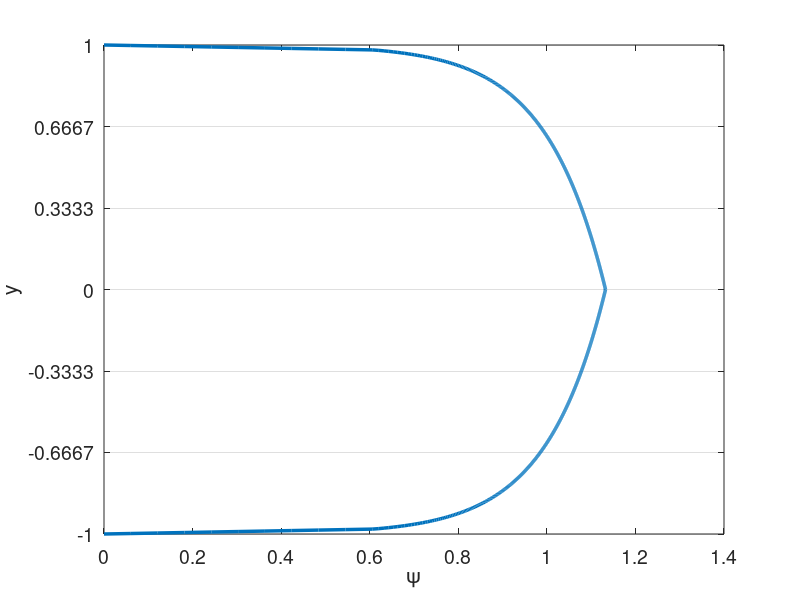

Here is the MATLAB script that generated this plot: (Note: this script raises an error after producing the figure.)
% clc
clear all
close all


set(0,'DefaultAxesFontSize',14)
set(0,'defaultLineLineWidth',2.5)
% set(0,'DefaultFigureWindowStyle','docked')


linestyles = {'k-','b-','r-','g-','c-','m-','k--','b--','r--','g--','c--','m--','k-.','b-.','r-.','g-.','c-.','m-.','k:','b:','r:','g:','c:','m:'};
pointstyles = {'ko','bo','ro','go','co','mo','k^','b^','r^','g^','c^','m^','ks','bs','rs','gs','cs','ms','k*','b*','r*','g*','c*','m*','k+','b+','r+','g+','c+','m+'};
%%

%%%%%%%%%%%%%%%%%%%%%%%%%%%%%%%%%%%%%%%%%%%%%%%%%%%%%%%%%%%%%%%%%%
% Navier-Stokes Solver Demo (2D Channel)
%%%%%%%%%%%%%%%%%%%%%%%%%%%%%%%%%%%%%%%%%%%%%%%%%%%%%%%%%%%%%%%%%%
% pgrads = 3.25e-3 for N=4, E=8, exp mesh
% pgrads = 9.25e-3 for N=4, E=6, uniform
% pgrads = 1.8e-4 for N=4, E=8, uniform, enrich

format compact;
format short;
format long;
mu = 1/10000; %1/395; 1/6874;
rho = 1;
Re = rho/mu; 
pgrad = 7e-5; %3.25e-3; 9.25e-3; %2.5e-4; % 9.25e-3;
force_pgrad = 1;

N=4; % polynomial order  
Ex=1; % Number of elements in x
Ey=6; % Number of elements in y
Tfinal=1000; 
CFL=0.05;
en_on = 0;
N_en_y = 1; 
N_over = N;
delay_en = 0;
en_start_time = 100;
head = 'debug';

rans_on = 1;
exp_mesh = 0;

dir_name = [head,'re',num2str(ceil(Re)),'_p',num2str(N),'_e',num2str(Ey),'_exp',num2str(exp_mesh),'_en',num2str(en_on)];
soln_dir = dir_name;
plot_soln = 1;
save_soln = 0;
plot_int = 1000;
save_soln_int = 5000;
restart = 0;
rst_step = 300000;

if ~en_on
    N_over = N;
end

%% Enrichment information
en_mag = 3;
psi = {@(x,y) en_mag*(0.5*(1 - y.^2) + 0.*x), @(x,y) 0.*y + 0.*x};
gpsi = {@(x,y) 0.*y + 0.*x, @(x,y) en_mag*(-1.*y + 0.*x), ...
        @(x,y) 0.*y + 0.*x, @(x,y) 0.*y + 0.*x};
hpsi = {@(x,y) 0.*y + 0.*x, @(x,y) en_mag*(-1 - 0.*y + 0.*x), ...
        @(x,y) 0.*y + 0.*x, @(x,y) 0.*y + 0.*x};
    
% psi = {@(x,y) (0.5*(1 - y.^4) + 0.*x), @(x,y) 0.*y + 0.*x};
% gpsi = {@(x,y) 0.*y + 0.*x, @(x,y) (-2.*y.^3 + 0.*x), ...
%         @(x,y) 0.*y + 0.*x, @(x,y) 0.*y + 0.*x};
% hpsi = {@(x,y) 0.*y + 0.*x, @(x,y) (-6.*y.^2 + 0.*x), ...
%         @(x,y) 0.*y + 0.*x, @(x,y) 0.*y + 0.*x};
%    

    
% Law of the wall
u_tau = sqrt(0.316./(Re.^0.25)/8);
Re_tau = u_tau/mu; %Re;
Re_tau = 550;
% u_tau = 1;
nu = 1/Re_tau;
kap = 0.41;
beta = 5.2;
dypdy = u_tau/nu;
ypb = 11.062299784340414;
yp = @(y) (1-abs(y))*Re_tau;
u_tau = Re_tau*mu;
lotw = @(yp) ((yp <= ypb).*yp + (yp > ypb).*(1./kap.*log(yp+eps)+beta));
psi = {@(x,y) u_tau*((yp(y) <= ypb).*yp(y) + (yp(y) > ypb).*(1./kap.*log(yp(y)+eps)+beta) + 0.*x), @(x,y) 0.*y + 0.*x};
gpsi = {@(x,y) 0.*y + 0.*x,  @(x,y) -1*sign(y).*u_tau.*(((yp(y) <= ypb).*1 + (yp(y) > ypb).*1./(kap*(yp(y)+eps)))*dypdy + 0.*x),...
        @(x,y) 0.*y + 0.*x, @(x,y) 0.*y + 0.*x};
hpsi = {@(x,y) 0.*y + 0.*x,  @(x,y) u_tau*(((yp(y) <= ypb).*0 + (yp(y) > ypb).*-1./(kap*(yp(y)+eps).^2))*dypdy*dypdy + 0.*x),...
        @(x,y) 0.*y + 0.*x, @(x,y) 0.*y + 0.*x};
    

% 1/7th
% mag = 1;
% yd = @(y) 1-abs(y)+eps;
% psi = {@(x,y) mag*((yd(y)).^(1/7).*(yd(y)>eps*10)+ 0.*x), @(x,y) 0.*y + 0.*x};
% gpsi = {@(x,y) 0.*y + 0.*x,  @(x,y) mag*(-1*sign(y).*1./7.*(yd(y)).^(-6/7).*(yd(y)>eps*10) + 0.*x),...
%         @(x,y) 0.*y + 0.*x, @(x,y) 0.*y + 0.*x};
% hpsi = {@(x,y) 0.*y + 0.*x,  @(x,y) mag*(-6/49*(yd(y)).^(-13/7).*(yd(y)>eps*10) + 0.*x),...
%         @(x,y) 0.*y + 0.*x, @(x,y) 0.*y + 0.*x};

% Reicher Law of the Wall
% Re_tau = 550;
% u_tau = Re_tau*mu/rho;
% Yp = @(Y) max((1-abs(Y))*Re_tau,1e-3)+eps;
% C=5.17;
% kap=0.41;
% dypdy = Re_tau;
% yp = @(y) max((1-abs(y))*Re_tau,1e-3);
% u_tau = Re_tau*mu;
% psi = {@(x,y) mu*Re_tau*(1/kap.*log(1+kap.*yp(y))+(C-1./kap.*log(kap)).*(1-exp(-yp(y)/11)-yp(y)/11.*exp(-yp(y)/3))) + 0.*x,...
%     @(x,y) 0.*y + 0.*x};
% gpsi = {@(x,y) 0.*y + 0.*x, @(x,y) -1*sign(y).*dypdy*mu*Re_tau.*(1./(1+kap.*yp(y))+(C-1./kap.*log(kap)).*(-1/11*exp(-yp(y)/11)-(yp(y)+3)/33.*exp(-yp(y)/3))) + 0.*x,...
%         @(x,y) 0.*y + 0.*x, @(x,y) 0.*y + 0.*x};
% hpsi = {@(x,y) 0.*y + 0.*x,  @(x,y) dypdy*dypdy*mu*Re_tau*(-kap./((1+kap.*yp(y)).^2)+(C-1./kap.*log(kap)).*(-1/121*exp(-yp(y)/11)-(yp(y)+6)/99.*exp(-yp(y)/3))) + 0.*x,...
%         @(x,y) 0.*y + 0.*x, @(x,y) 0.*y + 0.*x};


%% Initial Conditions
% Turbulent pipe
u_cfl = 3/2;
pert = 0.0;
u_ic = @(x,y) 3/2*(1-y.^2);
v_ic = @(x,y) 0.0*y;

darcy = 0.316./(Re.^0.25);
u_tau = sqrt(darcy/8);
Yp = @(Y) max((1-abs(Y))*u_tau*Re,1e-3)+eps;
sigma = 0.6;
fact = @(Yp) exp((-(log10(Yp)-1).^2)./(2*sigma.^2));
k_ic = @(x,y) 0.0*x + 4.5*u_tau*u_tau*fact(Yp(y));

eps_s = 3;
omg_ic = @(x,y) 0.0*x + 0.5*Re*u_tau*u_tau*fact(Yp(y));


% Turbulent channel
Re_tau = 550;
u_tau = Re_tau*mu/rho;
Yp = @(Y) max((1-abs(Y))*Re_tau,1e-3)+eps;
C=5.17;
kap=0.41;
eps_ic = 0; %1e-2;
kx = 23;
kz=13;
alpha_ic = kx*2*pi/(0.375);
beta_ic = kz*2*pi/1;
riech = @(Yp) mu*Re_tau*(1/kap.*log(1+kap.*Yp)+(C-1./kap.*log(kap)).*(1-exp(-Yp/11)-Yp/11.*exp(-Yp/3)));
u_ic = @(x,y) riech(Yp(y)) + eps_ic*sin(alpha_ic*x);
v_ic = @(x,y) 0*y + eps_ic*sin(alpha_ic*x);

% u_ic = @(x,y) psi{1}(x,y);

sigma = 0.6;
fact = @(Yp) exp((-(log10(Yp)-1).^2)./(2*sigma.^2));
k_ic = @(x,y) 0.0*x + 4.5*u_tau*u_tau*fact(Yp(y));

eps_s = 3;
omg_ic = @(x,y) 0.0*x + 0.5*Re*u_tau*u_tau*fact(Yp(y));

%%
%%
%%
%% Plot psi
figure(5)
ys_plot = linspace(-1,1,1000);
plot(psi{1}(0,ys_plot),ys_plot)
xlabel('\psi')
ylabel('y')
set(gca, 'YGrid', 'on', 'XGrid', 'off')
yticks(linspace(-1,1,Ey+1));

%% Begin Solve
E=Ex*Ey; % Total number of elements
N1=N+1;
disp("Generating Matrices")
Q=makeq(Ex,Ey,N); % Global continuity
R=maker(Q,Ex,N); % Restriction matrix, applies Dirichlet conditions
[X,Y]=make_geom_channel(Ex,Ey,N);      % Geometry in local form
if exp_mesh
    [X,Y]=make_geom_channel_exp(Ex,Ey,N);      % Geometry in local form
end
en_b_nodes = get_en_bound_nodes(Ex,Ey,N,N_en_y);
dom_vol = (max(max(max(X)))-min(min(min(X))))*(max(max(max(Y)))-min(min(min(Y))));

Ys = zeros(Ey*length(Y(1,:,1)),1);
for i = 1:Ey
    Ys((i-1)*(N+1)+1:(i)*(N+1)) = Y(1,:,(i-1)*Ex+1);
end

psi_p = psi{1}(0,Ys(N_en_y*(N+1)));
dypsi_p1 = gpsi{2}(0,Ys(N_en_y*(N+1)));
dypsi_p2 = gpsi{2}(0,Ys(end-N_en_y*(N+1)));
        
[G,J,ML,RX]=make_coef(X,Y);
[Ah,Bh,Ch,Dh,z,w]=semhat(N);
[Gs, Gs_x, Gs_y] =  face_mats(X,Y,E,N);
Gs_c = R*Q'*apply_en_cont(Gs,en_b_nodes,psi_p);
Gsb = R*Q'*Gs*Q*R';


[n,nb]=size(R); 
nL=N1*N1*E;

Ab=spalloc(nL,nL,nL*N);    %  Generate Abar
for j=1:nL
    x=zeros(nL,1); 
    x(j)=1; 
    Ab(:,j)=abar_c(x,Dh,G,Q);  % assembled Neumann Operator
end
Ab_save = Ab;
A_c=R*Q'*apply_en_cont(Ab,en_b_nodes,psi_p);
S_check=full(Ab);
Ab = Q'*Ab*Q;
A=R*Ab*R'; % Full stiffness matrix
Bb=reshape(ML,nL,1); % Form Mass matrix
Bb=diag(Bb); 
Bb=sparse(Bb); 
Ma=R*Q'*Bb*Q*R'; % Assembling mass matrix  % Full mass matrix
M_c = R*Q'*apply_en_cont(Bb,en_b_nodes,psi_p);


%% Form matrices for rans

[L_x,L_y,J_x,J_y] = dir_jac(E,X,Y);
w2d = w*w';
w1d = reshape(w2d,[N1*N1,1])';
[dphi_dxi, dphi_deta, dphi_dx, dphi_dy, dpdx_dpdx, dpdy_dpdy, dpdx_dpdy, ...
        dpdx_dpdx_flat, dpdy_dpdy_flat, dpdx_dpdy_flat] ...
    = get_phi_grads(N1,Dh,E,J_x,J_y);
dphi_dx_flat = reshape(dphi_dx,N1*N1,N1*N1,E);
dphi_dy_flat = reshape(dphi_dy,N1*N1,N1*N1,E);

w2d_e = zeros(N+1,N+1,E);
for ie = 1:E
    w2d_e(:,:,ie) = w2d*L_x(ie)/2*L_y(ie)/2;
end

A_x = form_Ax(N1,E,w2d,J_x,J,dpdx_dpdx,ones(size(J)));
A_y = form_Ay(N1,E,w2d,J_y,J,dpdy_dpdy,ones(size(J)));
A_xy = form_Axy(N1,E,w2d,J_x,J_y,J,dpdx_dpdy,ones(size(J)));


SS = zeros(N1,N1,E,2,2);
OS = zeros(N1,N1,E,2,2);
dudx = zeros(N1,N1,E);
dudy = zeros(N1,N1,E);
dvdx = zeros(N1,N1,E);
dvdy = zeros(N1,N1,E);
dkdx = zeros(N1,N1,E);
dkdy = zeros(N1,N1,E);
domgdx = zeros(N1,N1,E);
domgdy = zeros(N1,N1,E);

%%
M_check=full(Bb);

Ma_uv_check = zeros(2*nL);
Ma_uv_check(1:nL,1:nL) = M_check;
Ma_uv_check(nL+1:2*nL,nL+1:2*nL) = M_check;
A_uv_check = zeros(2*nL);
A_uv_check(1:nL,1:nL) = S_check;
A_uv_check(nL+1:2*nL,nL+1:2*nL) = S_check;

M_q = full(Ma);
S_q = full(A);


%%
% Assemble overall system matrices
nn = length(Ma); % number of nodes in the domain
Ma_uv = zeros(2*nn);
Ma_uv(1:nn,1:nn) = Ma;
Ma_uv(nn+1:2*nn,nn+1:2*nn) = Ma;
Ma_uv = sparse(Ma_uv);
A_uv = zeros(2*nn);
A_uv(1:nn,1:nn) = A;
A_uv(nn+1:2*nn,nn+1:2*nn) = A;
A_uv = sparse(A_uv);
ML_uv = zeros(2*(N+1),2*(N+1),E);
ML_uv(1:N+1,1:N+1,1:E) = ML;
ML_uv(N+2:2*(N+1),N+2:2*(N+1),1:E) = ML;
G_uv = zeros(2*nn);
G_uv(1:nn,1:nn) = Gsb;
G_uv(nn+1:2*nn,nn+1:2*nn) = Gsb;
G_uv = sparse(G_uv);



%% Assemble enrichment matrices
psi_xy = zeros(N+1,N+1,E);
N1_over = N_over + 1;
[z_over,w_over] = zwgll(N_over);
w2d_over = w_over*w_over';
w1d_over = reshape(w2d_over,[N1_over*N1_over,1])';
[dphi_dxi_over, dphi_deta_over, dphi_dx_over, dphi_dy_over, dpdx_dpdx_over, dpdy_dpdy_over, dpdx_dpdy_over, ...
        dpdx_dpdx_flat_over, dpdy_dpdy_flat_over, dpdx_dpdy_flat_over,phi_2d_flat] ...
    = get_phi_grads2(N1,E,J_x,J_y,N_over);
dphi_dx_flat_over = reshape(dphi_dx_over,N1_over*N1_over,N1*N1,E);
dphi_dy_flat_over = reshape(dphi_dy_over,N1_over*N1_over,N1*N1,E);
if en_on
    [psi_xy,psi_xy_act,gpsi_xy_act,Sp_all,Sp_all_Q,Jac_e_flat,gpsi_e_flat,Mp_uv,Sp_uv,Mp_all_c,Sp_all_c,Mp_full,Sp_full] = ...
        assemble_enrichment(X,Y,Ex,Ey,E,N,N1,nn,nL,J,Q,R,N_en_y,psi,gpsi,hpsi,en_b_nodes,psi_p,N_over);
end

%%

dxmin=pi*(z(N1)-z(N))/(2*Ex); % Get min dx for CFL constraint
dt=CFL*dxmin/u_cfl; 

% dt = 1e-3;
nstep=ceil(Tfinal/dt); 
dt=Tfinal/nstep; 
% Print information
nstep
dt
yp1 = (1+Y(1,2))*Re

disp("Computing inverse")
Ai=pinv(full(Ab)); 

disp("Setting Initial Conditions")
% Initial conditions
for e = 1:E
    for i = 1:N+1
        for j = 1:N+1
%             u(i,j,e) = f_ic(X(i,j,e),Y(i,j,e))+pert*rand()*u_ic;
%             v(i,j,e) = v(i,j,e)+pert*rand()*u_ic;
            u(i,j,e) = u_ic(X(i,j,e),Y(i,j,e));
            v(i,j,e) = v_ic(X(i,j,e),Y(i,j,e));
            k(i,j,e) = k_ic(X(i,j,e),Y(i,j,e));
            omg(i,j,e) = omg_ic(X(i,j,e),Y(i,j,e));
        end
    end
end
if en_on
    [u, v] = project_to_enrich(X,Y,E,Ex,Ey,N,N_en_y,u,v,psi);
end

% u = apply_en_cont_soln(u,en_b_nodes,psi_p);
u1_0=u; u2_0=u; u3_0=u; fx3_0=u; fx2_0=u; fx1_0=u; u_0 = u;
v1_0=v; v2_0=v; v3_0=v; fy3_0=v; fy2_0=v; fy1_0=v; v_0 = v;
u1=u; u2=u; u3=u; fx3=u; fx2=u; fx1=u;
v1=v; v2=v; v3=v; fy3=v; fy2=v; fy1=v;
k1=k; k2=k; k3=k; fk3=k; fk2=k; fk1=k;
omg1=omg; omg2=omg; omg3=omg; fomg3=omg; fomg2=omg; fomg1=omg;

F_pgrad = pgrad*ones(size(ML));
F_1 = ones(size(ML));
% Fb=reshape(ML.*F,nL,1); %% Output
% 
% Fb=Bb\(Q'*Fb);  

uv = [u;v];

%%
uv_ic_check = uv;

%% Setup BC if nonzero
% u_bc = ones(size(u)).*((Y==1)+(Y==-1));
% u_bc = reshape(ML.*u_bc,nL,1);
% u_bc = Bb\(Q'*u_bc);

% k_bc = k_bc_val.*ones(size(k));
% k_bc = reshape(ML.*k_bc,nL,1);
% k_bc = (Q'*Bb*Q)\(Q'*k_bc);
% 
% omg_bc = omg_bc_val.*ones(size(omg));
% omg_bc = reshape(ML.*omg_bc,nL,1);
% omg_bc = (Q'*Bb*Q)\(Q'*omg_bc);

%%
disp("Timestepping")
step = 1;
if (restart == 1)
   fname = strcat(soln_dir,"/soln_Re_",num2str(Re),"_P_",num2str(N),"_",num2str(Ex),"x",num2str(Ey),"_step_",num2str(rst_step),".mat");
   load(fname);
   step = rst_step;
end

plot1 = 1;
time = 0;
[plot1,u_mean] = post_channel(N,Ex,Ey,w,X,Y,Ys,en_on,step,time,u,psi_xy,N_en_y,plot1);
if save_soln
    mkdir(soln_dir);
end

%%
while step <= nstep
    time=step*dt;
    
    if (time > en_start_time) && (~en_on) && (delay_en)
        en_on = 1;
        [psi_xy,psi_xy_act,gpsi_xy_act,Sp_all,Sp_all_Q,Jac_e_flat,gpsi_e_flat,Mp_uv,Sp_uv,Mp_all_c,Sp_all_c,Mp_full,Sp_full] = ...
            assemble_enrichment(X,Y,Ex,Ey,E,N,N1,nn,nL,J,Q,R,N_en_y,psi,gpsi,hpsi,en_b_nodes,psi_p,N_over);
        [u, v] = project_to_enrich(X,Y,E,Ex,Ey,N,N_en_y,u,v,psi);
    end
    
    % Form combined u for RANS terms
    u_comb = u;
    if en_on
        u_comb = u+psi_xy_act{1};
    end
    
    %% Form S
    u_flat = reshape(u,N1*N1,E);
    v_flat = reshape(v,N1*N1,E);
    k_flat = reshape(k,N1*N1,E);
    omg_flat = reshape(omg,N1*N1,E);

    
    for ie = 1:E
        dudx(:,:,ie) = reshape(dphi_dx_flat(:,:,ie)*u_flat(:,ie),N1,N1);
        dvdx(:,:,ie) = reshape(dphi_dx_flat(:,:,ie)*v_flat(:,ie),N1,N1);
        dudy(:,:,ie) = reshape(dphi_dy_flat(:,:,ie)*u_flat(:,ie),N1,N1);
        dvdy(:,:,ie) = reshape(dphi_dy_flat(:,:,ie)*v_flat(:,ie),N1,N1);
        dkdx(:,:,ie) = reshape(dphi_dx_flat(:,:,ie)*k_flat(:,ie),N1,N1);
        dkdy(:,:,ie) = reshape(dphi_dy_flat(:,:,ie)*k_flat(:,ie),N1,N1);
        domgdx(:,:,ie) = reshape(dphi_dx_flat(:,:,ie)*omg_flat(:,ie),N1,N1);
        domgdy(:,:,ie) = reshape(dphi_dy_flat(:,:,ie)*omg_flat(:,ie),N1,N1);
    end
    
    if en_on
        dudx = dudx + gpsi_xy_act{1};
        dudy = dudy + gpsi_xy_act{2};
        dvdx = dvdx + gpsi_xy_act{3}; % Doesn't matter given assumptions
        dvdy = dvdy + gpsi_xy_act{4}; % Doesn't matter given assumptions
    end
    
    % Modify enrichment
%     if (mod(step,2000)==0) && (time > 50)
%         u_tau_calc = sqrt(mu*dudy(:,1,1)/rho);
%         u_tau = u_tau_calc(1);
%         psi = {@(x,y) u_tau*((yp(y) <= ypb).*yp(y) + (yp(y) > ypb).*(1./kap.*log(yp(y)+eps)+beta) + 0.*x), @(x,y) 0.*y + 0.*x};
%         gpsi = {@(x,y) 0.*y + 0.*x,  @(x,y) -1*sign(y).*u_tau.*(((yp(y) <= ypb).*1 + (yp(y) > ypb).*1./(kap*(yp(y)+eps)))*dypdy + 0.*x),...
%             @(x,y) 0.*y + 0.*x, @(x,y) 0.*y + 0.*x};
%         hpsi = {@(x,y) 0.*y + 0.*x,  @(x,y) u_tau*(((yp(y) <= ypb).*0 + (yp(y) > ypb).*-1./(kap*(yp(y)+eps).^2))*dypdy*dypdy + 0.*x),...
%             @(x,y) 0.*y + 0.*x, @(x,y) 0.*y + 0.*x};
%         
%         psi_p = psi{1}(0,Ys(N_en_y*(N+1)));
%         dypsi_p1 = gpsi{2}(0,Ys(N_en_y*(N+1)));
%         dypsi_p2 = gpsi{2}(0,Ys(end-N_en_y*(N+1)));
%         
%         A_c=R*Q'*apply_en_cont(Ab_save,en_b_nodes,psi_p);
%         M_c = R*Q'*apply_en_cont(Bb,en_b_nodes,psi_p);
%         
%         [psi_xy,psi_xy_act,gpsi_xy_act,Sp_all,Sp_all_Q,Jac_e_flat,gpsi_e_flat,Mp_uv,Sp_uv,Mp_all_c,Sp_all_c,Mp_full,Sp_full] = ...
%             assemble_enrichment(X,Y,Ex,Ey,E,N,N1,nn,nL,J,Q,R,N_en_y,psi,gpsi,hpsi,en_b_nodes,psi_p,N_over);
%         [u, v] = project_to_enrich(X,Y,E,Ex,Ey,N,N_en_y,u_comb,v,psi);
%         
%         en_on = 2;
%         
%         for ie = 1:E
%             dudx(:,:,ie) = reshape(dphi_dx_flat(:,:,ie)*u_flat(:,ie),N1,N1);
%             dvdx(:,:,ie) = reshape(dphi_dx_flat(:,:,ie)*v_flat(:,ie),N1,N1);
%             dudy(:,:,ie) = reshape(dphi_dy_flat(:,:,ie)*u_flat(:,ie),N1,N1);
%             dvdy(:,:,ie) = reshape(dphi_dy_flat(:,:,ie)*v_flat(:,ie),N1,N1);
%             dkdx(:,:,ie) = reshape(dphi_dx_flat(:,:,ie)*k_flat(:,ie),N1,N1);
%             dkdy(:,:,ie) = reshape(dphi_dy_flat(:,:,ie)*k_flat(:,ie),N1,N1);
%             domgdx(:,:,ie) = reshape(dphi_dx_flat(:,:,ie)*omg_flat(:,ie),N1,N1);
%             domgdy(:,:,ie) = reshape(dphi_dy_flat(:,:,ie)*omg_flat(:,ie),N1,N1);
%         end
%         
%         if en_on
%             dudx = dudx + gpsi_xy_act{1};
%             dudy = dudy + gpsi_xy_act{2};
%             dvdx = dvdx + gpsi_xy_act{3}; % Doesn't matter given assumptions
%             dvdy = dvdy + gpsi_xy_act{4}; % Doesn't matter given assumptions
%         end
%     end
    
    
    SS(:,:,:,1,1) = 1/2*(dudx+dudx);
    SS(:,:,:,1,2) = 1/2*(dudy+dvdx);
    SS(:,:,:,2,1) = 1/2*(dvdx+dudy);
    SS(:,:,:,2,2) = 1/2*(dvdy+dvdy);
    OS(:,:,:,1,1) = 1/2*(dudx-dudx);
    OS(:,:,:,1,2) = 1/2*(dudy-dvdx);
    OS(:,:,:,2,1) = 1/2*(dvdx-dudy);
    OS(:,:,:,2,2) = 1/2*(dvdy-dvdy);
    

    %% Get rans values
    [mu_t,gam_k,gam_omg,G_k,G_omg,Y_k,Y_omg,S_k,S_omg,R1,R2,R3,R4,omg_w] ...
        = get_rans_coeffs(rho,mu,k,omg,SS,OS,dkdx,dkdy,domgdx,domgdy,Y,u_comb,v);
    if ~rans_on
        mu_t = zeros(size(mu_t));
    end
    Re_t = rho./(mu_t+eps);
    Re_comb = rho./(mu*ones(size(mu_t))+mu_t);
    Re_k = rho./gam_k;
    Re_omg = rho./gam_omg;
    %% Timestepping
    
    if step==1; b0=1.0;    b= [ -1 0 0 ]';       a=[ 1  0 0 ]'; end
    if step==2; b0=1.5;    b=([ -4 1 0 ]')./2;   a=[ 2 -1 0 ]'; end
    if step>=3; b0=11./6.; b=([ -18 9 -2 ]')./6; a=[ 3 -3 1 ]'; end

    if ~rans_on
        % Compute A
        [A_x_full,A_y_full,A_xy_full] = form_Ax_Ay_Axy(N1,E,w1d,J,dpdx_dpdx_flat,dpdy_dpdy_flat,dpdx_dpdy_flat,Re_comb);
        A_x = R*Q'*A_x_full*Q*R';
        A_y = R*Q'*A_y_full*Q*R';
        A_xy = R*Q'*A_xy_full*Q*R';
        A_uv = zeros(2*nn);
        A_uv(1:nn,1:nn) = 2*A_x+A_y+A_xy;
        A_uv(nn+1:2*nn,nn+1:2*nn) = A_x+2*A_y+A_xy';
        A_uv = sparse(A_uv);
        
        T1_rhs = 0;
        
        if en_on
            A_full = 2*A_x_full+A_y_full+A_xy_full;
            A_c=R*Q'*apply_en_cont(A_full,en_b_nodes,psi_p);
            [T1_new] = form_T1_psi(E,N,w1d_over,Jac_e_flat,dphi_dy_flat_over,gpsi_e_flat,Re_comb,N_en_y,phi_2d_flat);
            T1_rhs = (dt/b0)*R*Q'*reshape(T1_new,nL,1);
            
            H_uv = (Ma_uv + (A_uv)*dt/(b0) + dt/b0*(Mp_uv + Sp_uv));
            H_c = (M_c + (A_c)*dt/(b0) + dt/b0*(Mp_all_c{1}+Sp_all_c{1}));
            if en_on == 2
                H_uv = (Ma_uv + (A_uv)*dt/(b0)); % + dt/b0*(Mp_uv + Sp_uv));
                H_c = (M_c + (A_c)*dt/(b0)); % + dt/b0*(Mp_all_c{1}+Sp_all_c{1}));
            end
            %             H_q = full(H_uv);
            rhs_c = (H_c);
            [LH_uv,UH_uv]=lu(H_uv);
        end
    end
    
%     if step>=3
        if en_on          
            if rans_on
                [A_x_k,A_y_k] = form_Ax_Ay(N1,E,w1d,J,dpdx_dpdx_flat,dpdy_dpdy_flat,Re_k);
                A_k = R*Q'*(A_x_k + A_y_k)*Q*R';
                Ab_k = Q'*(A_x_k + A_y_k)*Q;
                H_k=(Ma+A_k*dt/(b0)+dt/b0*Sp_all{1});
                H_k_bar = (Q'*Bb*Q+ Ab_k*dt/(b0)+dt/b0*Sp_all_Q{1});
                if en_on == 2
                    H_k=(Ma+A_k*dt/(b0));
                    H_k_bar = (Q'*Bb*Q+ Ab_k*dt/(b0));
                end
        
                [LH_k,UH_k]=lu(H_k);
        
                % Assuming Re_omg=Re_k
                H_omg = H_k;
                H_omg_bar = H_k_bar;
                LH_omg = LH_k;
                UH_omg = UH_k;
            end
        else
            terms_x = zeros(N+1,N+1,E);
            terms_y = zeros(N+1,N+1,E);
            T1_rhs = 0;
            
            H_uv = (Ma_uv + (A_uv)*dt/(b0));
            rhs_c = zeros(size(Ma(:,1)));
            [LH_uv,UH_uv]=lu(H_uv);
            
            if rans_on
                [A_x_k,A_y_k] = form_Ax_Ay(N1,E,w1d,J,dpdx_dpdx_flat,dpdy_dpdy_flat,Re_k);
                A_k = R*Q'*(A_x_k + A_y_k)*Q*R';
                Ab_k = Q'*(A_x_k + A_y_k)*Q;
                H_k=(Ma+A_k*dt/(b0));
                H_k_bar = (Q'*Bb*Q+ Ab_k*dt/(b0));
        
                [LH_k,UH_k]=lu(H_k);
        
                % Assuming Re_omg=Re_k
                H_omg = H_k;
                H_omg_bar = H_k_bar;
                LH_omg = LH_k;
                UH_omg = UH_k;
            end
        end
        
        b0i=1./b0;
%     end % Viscous op

    
%   Nonlinear step - unassembled, not multiplied by mass matrix   
    %% Setup Convection terms and forcing terms
    fx1 = -convl(u,RX,Dh,u,v); % + F; % du = Cu  
    fy1 = -convl(v,RX,Dh,u,v); % dv = Cv
    fk1 = -convl(k,RX,Dh,u,v) + G_k - Y_k + S_k; % dk = Ck
    fomg1 = -convl(omg,RX,Dh,u,v) + G_omg - Y_omg + S_omg + R1 + R2 + R3 + R4; % domg = Comg
    fx1_0 = F_1;
    fy1_0 = zeros(size(F_1));
    
    if force_pgrad
        fx1 = fx1 + F_pgrad;
    end
    
    if en_on == 2
        en_u = dt/b0*((Sp_full{1}+Mp_full{1})*reshape(u,nL,1)+Mp_full{2}*reshape(v,nL,1));
        en_u = reshape(en_u,N1,N1,E);
        en_u_0 = dt/b0*((Sp_full{1}+Mp_full{1})*reshape(u_0,nL,1)+Mp_full{2}*reshape(v_0,nL,1));
        en_u_0 = reshape(en_u_0,N1,N1,E);
        en_v = dt/b0*Mp_full{2}*reshape(v,nL,1);
        en_v = reshape(en_v,N1,N1,E);
        
        en_k = dt/b0*Sp_full{1}*reshape(k,nL,1);
        en_k = reshape(en_k,N1,N1,E); 
        en_omg = dt/b0*Sp_full{1}*reshape(omg,nL,1);
        en_omg = reshape(en_omg,N1,N1,E); 
        
        
        % SRB
        fx1 = fx1 - en_u;
        fx1_0 = fx1_0;% - en_u_0; 
        fy1 = fy1 - en_v;
        fk1 = fk1 - en_k;
        fomg1 = fomg1 - en_omg;
    end
    
    %% Setup residual terms in bdf

    rx   = a(1)*fx1   + a(2)*fx2   + a(3)*fx3; % kth-order extrapolation
    ry   = a(1)*fy1   + a(2)*fy2   + a(3)*fy3;
    rk   = a(1)*fk1   + a(2)*fk2   + a(3)*fk3;
    romg = a(1)*fomg1 + a(2)*fomg2 + a(3)*fomg3;
    rx_0 = a(1)*fx1_0   + a(2)*fx2_0   + a(3)*fx3_0;
    ry_0 = a(1)*fy1_0   + a(2)*fy2_0   + a(3)*fy3_0;

    fx3=fx2; fx2=fx1; 
    fy3=fy2; fy2=fy1; 
    fk3=fk2; fk2=fk1;
    fomg3=fomg2; fomg2=fomg1;
    fx3_0=fx2_0; fx2_0=fx1_0; 
    fy3_0=fy2_0; fy2_0=fy1_0; 

    %% Add residual terms to bdf
    rx  = dt*rx - (b(1)*u+b(2)*u2+b(3)*u3); u3=u2; u2=u; % Add BDF terms
    ry  = dt*ry - (b(1)*v+b(2)*v2+b(3)*v3); v3=v2; v2=v; %     and
    rk  = dt*rk - (b(1)*k+b(2)*k2+b(3)*k3); k3=k2; k2=k;
    romg = dt*romg - (b(1)*omg+b(2)*omg2+b(3)*omg3); omg3=omg2; omg2=omg;
    rx_0  = dt*rx_0 - (b(1)*u_0+b(2)*u2_0+b(3)*u3_0); u3_0=u2_0; u2_0=u_0; % Add BDF terms
    ry_0  = dt*ry_0 - (b(1)*v_0+b(2)*v2_0+b(3)*v3_0); v3_0=v2_0; v2_0=v_0; % Add BDF terms
    
    ut  = b0i*rx; 
    vt  = b0i*ry; 
    k   = b0i*rk;
    omg = b0i*romg;
    ut_0  = b0i*rx_0; 
    vt_0  = b0i*ry_0; 
 
    [uL,vL,pr]=pressure_project(ut,vt,Ai,Q,ML,RX,Dh); % Div-free velocity
    [uL_0,vL_0,pr_0]=pressure_project(ut_0,vt_0,Ai,Q,ML,RX,Dh); % Div-free velocity
    pr = (b0/dt)*pr;
    pr_0 = (b0/dt)*pr_0;
    

    %%

    %   Set RHS.                 %Viscous update. %  Convert to local form.
%     u=R*(Q'*reshape(ML.*uL,nL,1)-Hbar*u_bc);
    u_rhs=R*(Q'*reshape(ML.*uL,nL,1));
    v_rhs=R*(Q'*reshape(ML.*vL,nL,1));
    u_rhs_0=R*(Q'*reshape(ML.*uL_0,nL,1));
    v_rhs_0=R*(Q'*reshape(ML.*vL_0,nL,1));
    
    if rans_on
        k_rhs=R*(Q'*reshape(ML.*k,nL,1));%-H_k_bar*k_bc);
        omg_rhs=R*(Q'*reshape(ML.*omg,nL,1));%-H_omg_bar*omg_bc);
    end
    
    %%
    
    % Solve k and omg first
    if rans_on
        k = UH_k\(LH_k\k_rhs);
        omg = UH_omg\(LH_omg\omg_rhs);
        k=Q*(R'*k);%+k_bc);
        omg=Q*(R'*omg);%+omg_bc);
        k=reshape(k,N1,N1,E);
        omg=reshape(omg,N1,N1,E);
        mu_t = rho.*k./(omg_w+omg);
        
        % recompute matrices for uv 
        Re_t = rho./(mu_t+eps);
        Re_comb = rho./(mu*ones(size(mu_t))+mu_t*rans_on);
        
        [A_x_full,A_y_full,A_xy_full] = form_Ax_Ay_Axy(N1,E,w1d,J,dpdx_dpdx_flat,dpdy_dpdy_flat,dpdx_dpdy_flat,Re_comb);
        A_x = R*Q'*A_x_full*Q*R';
        A_y = R*Q'*A_y_full*Q*R';
        A_xy = R*Q'*A_xy_full*Q*R';
        A_uv = zeros(2*nn);
        A_uv(1:nn,1:nn) = 2*A_x+A_y+A_xy;
        A_uv(nn+1:2*nn,nn+1:2*nn) = A_x+2*A_y+A_xy';
        A_uv = sparse(A_uv);
                
        if ~en_on
            H_uv = (Ma_uv + (A_uv)*dt/(b0));
            rhs_c = zeros(size(Ma(:,1)));
            [LH_uv,UH_uv]=lu(H_uv);
        end
        
        if en_on           
            A_full = 2*A_x_full+A_y_full+A_xy_full;
            A_c=R*Q'*apply_en_cont(A_full,en_b_nodes,psi_p);
            [T1_new] = form_T1_psi(E,N,w1d_over,Jac_e_flat,dphi_dy_flat_over,gpsi_e_flat,Re_comb,N_en_y,phi_2d_flat);
            T1_rhs = (dt/b0)*R*Q'*reshape(T1_new,nL,1);
            
            if en_on == 1
                H_uv = (Ma_uv + (A_uv)*dt/(b0) + dt/b0*(Mp_uv + Sp_uv));
                H_c = (M_c + (A_c)*dt/(b0) + dt/b0*(Mp_all_c{1}+Sp_all_c{1}));
            end
            if en_on == 2
                H_uv = (Ma_uv + (A_uv)*dt/(b0));
                H_c = (M_c + (A_c)*dt/(b0)); 
            end
            rhs_c = (H_c);
            [LH_uv,UH_uv]=lu(H_uv);
        end
    end
    
    % SRB
    u_rhs = u_rhs + T1_rhs;
    u_rhs_0 = u_rhs_0;% + T1_rhs;
    
    %% Solve for u_0, v_0, p_0
    % SRB
    uv_0 = [u_rhs_0;v_rhs_0];
    uv_0=UH_uv\(LH_uv\uv_0);
    
    u_0 = uv_0(1:nn);
    v_0 = uv_0(nn+1:2*nn);
    u_0=Q*(R'*u_0);
    %SRB
%     if en_on
%         u_0 = apply_en_cont_soln(Ey,N_en_y,en_b_nodes,u_0,psi_p);
%     end
    u_0=reshape(u_0,N1,N1,E);
    v_0=Q*(R'*v_0);
    v_0=reshape(v_0,N1,N1,E);
    
    
    %% Solve for u', v', p'
    %SRB
    uv = [u_rhs+rhs_c;v_rhs];
    uv=UH_uv\(LH_uv\uv); 
   
    u = uv(1:nn);
    v = uv(nn+1:2*nn);
    u=Q*(R'*u);
    %SRB
    if en_on
        u = apply_en_cont_soln(Ey,N_en_y,en_b_nodes,u,psi_p);
    end
    u=reshape(u,N1,N1,E);
    v=Q*(R'*v);
    v=reshape(v,N1,N1,E);
    
    %% Add in forcing term
    u_comb = u;
    u_0_comb = u_0;
    if en_on
        u_comb = u+psi_xy_act{1};
%         u_0_comb = u_0+psi_xy_act{1};
    end
    % Integrate domain
    avg_u = sum(u_comb.*w2d_e,'All')/dom_vol;
    avg_u_0 = sum(u_0_comb.*w2d_e,'All')/dom_vol;
    alpha_0 = (1-avg_u)/avg_u_0;
    if ~force_pgrad 
    % SRB 
    u = u + alpha_0*u_0;
%     u_comb = u_comb + alpha_0*u_comb;
%     u =  u_comb;
%     if en_on
%         u = u_comb - psi_xy_act{1};
%     end
    v = v + alpha_0*v_0;
    pr = pr + alpha_0*pr_0;
    end
    
    
%% Output
    if mod(step,plot_int)==0 && plot_soln
        [plot1,u_mean] = post_channel(N,Ex,Ey,w,X,Y,Ys,en_on,step,time,u,psi_xy,N_en_y,plot1);
    end
    if mod(step,save_soln_int)==0 && save_soln
        disp(step)
        fname = strcat(soln_dir,"/soln_Re_",num2str(Re),"_P_",num2str(N),"_",num2str(Ex),"x",num2str(Ey),"_step_",num2str(step),".mat");
        save(fname); 
    end
    if isnan(u(1,2))
        step
        time
        return
    end
    
    step = step + 1;
end
if  plot_soln
    [plot1,u_mean] = post_channel(N,Ex,Ey,w,X,Y,Ys,en_on,step,time,u,psi_xy,N_en_y,plot1);
    get_Up(Ys,u_mean,u_tau,mu,lotw,Ey,N,psi,en_on);
end
if  save_soln
    fname = strcat(soln_dir,"/soln_Re_",num2str(Re),"_P_",num2str(N),"_",num2str(Ex),"x",num2str(Ey),"_step_",num2str(step),".mat");
    save(fname);
end
